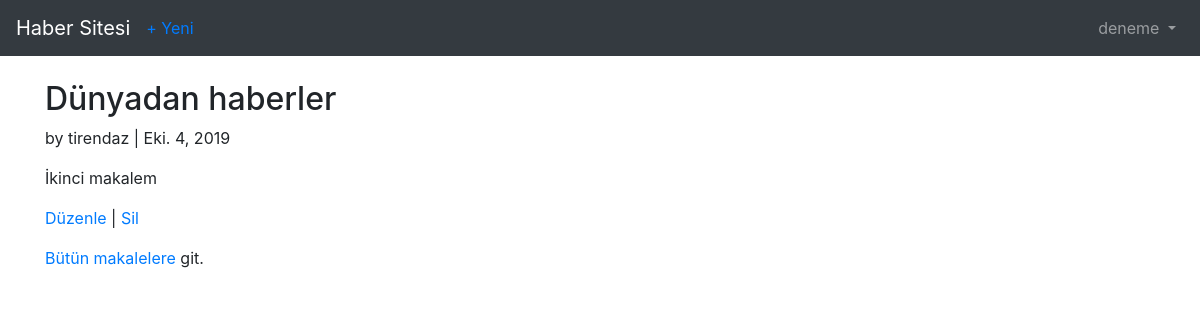
Page /articles/2/ (signed in) on the committed database.
### users/models.py (models this page shows)
class CustomUser (AbstractUser):
    age=models.PositiveIntegerField( null=True, blank=True)

### articles/models.py (models this page shows, shortened)
class Article(models.Model):
    title = models.CharField(max_length=250, verbose_name='Başlık')
    body = models.TextField(verbose_name='Metin')
    date= models.DateField( auto_now_add=True, verbose_name='Tarih')
    author= models.ForeignKey(get_user_model(), on_delete=models.CASCADE,
        verbose_name='Yazar')

### articles/views.py (the view)
# urls.py: path('<int:pk>/',ArticleDetailView.as_view(), name='article_detail'),
class ArticleDetailView(LoginRequiredMixin, DetailView):
    model = Article
    template_name = "article_detail.html"
    login_url='login'

### Templates/article_detail.html
{% extends 'base.html' %}
{% block content %}
<div class="article-entry">
	<h2>{{ object.title }}</h2>
	<p>by {{ object.author }} | {{ object.date }}</p>
	<p>{{ object.body }}</p>
	</div>
	<p><a href="{% url 'article_edit' article.pk %}">Düzenle</a> |
		<a href="{% url 'article_delete' article.pk %}">Sil</a></p>
	<p><a href="{% url 'article_list' %}">Bütün makalelere</a> git.</p>
{% endblock content %}

### Templates/base.html (shortened to what this page needs)
{% load static %}
<html>
<head>
	<link rel='stylesheet' href="{% static 'css/bootstrap.min.css' %}">
</head>
<body>
	<nav class="navbar navbar-expand-md navbar-dark bg-dark mb-4">
		<a class="navbar-brand" href="{% url 'home' %}">Haber Sitesi</a>
	<div class="collapse navbar-collapse" id="navbarCollapse">
		{% if user.is_authenticated %}
			<ul class="navbar-nav mr-auto">
				<li class="nav-item"><a href="{% url 'article_new' %}">+ Yeni</a></li>
			</ul>
			<ul class="navbar-nav ml-auto">
				<li class="nav-item">
					<a class="nav-link dropdown-toggle" href="#" id="userMenu"
						data-toggle="dropdown" aria-haspopup="true"
						aria-expanded="false">
						{{ user.username }}
					</a>
				</li>
			</ul>
		{% endif %}
	</div>
	</nav>
	<div class="container">
		{% block content %}
		{% endblock content %}
	</div>
</body>
</html>

### rows in the picture
CustomUser: username "deneme"
Article: title "Dünyadan haberler", author "tirendaz", date "Eki. 4, 2019", body "İkinci makalem"
